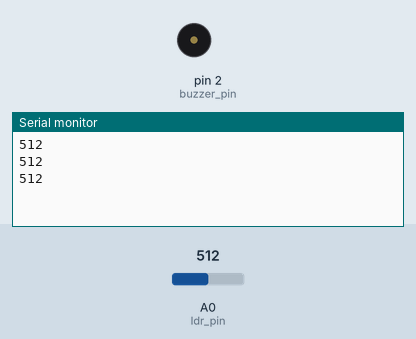
This sketch was run on a simulated Arduino Uno, built with avr-gcc and run on an emulated ATmega328P. Shown: buzzer (waves = sounding), the last lines printed to the serial monitor. Inputs (shaded band) come from the test bench; at power-on: A0 (ldr_pin) = 512.

Above: at 1.2 s.
1.3 s: A0 (ldr_pin) set to 784
At 2.61 s:
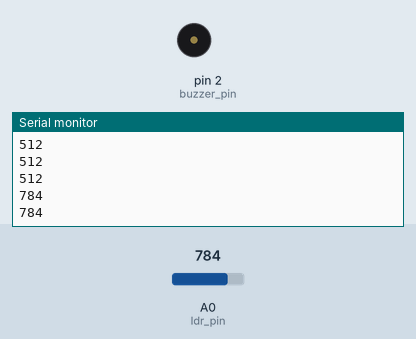
2.8 s: A0 (ldr_pin) set to 816
At 3.15 s:
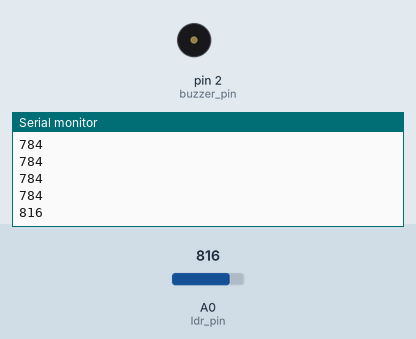
4.6 s: A0 (ldr_pin) set to 790
At 5.64 s:
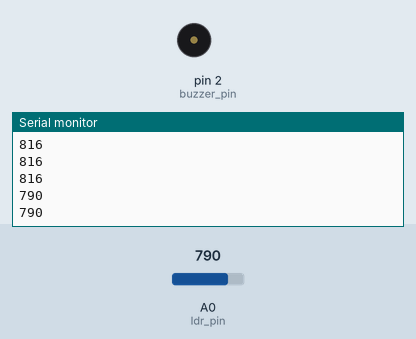
6.1 s: A0 (ldr_pin) set to 810
At 6.18 s:
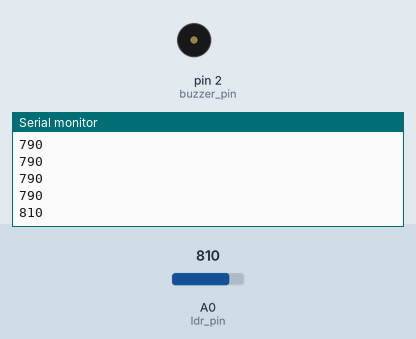
Timing chart, 0 to 8.6 s (numbered marks = the images above; inputs shaded):
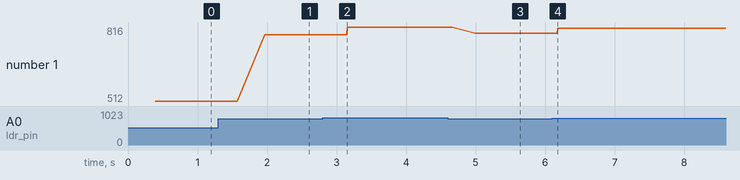

The sketch:

AlarmeLDR.ino
```cpp
// Alarme fotosensivel que dispara na presença de Luz

int buzzer_pin = 2;
int ldr_pin = A0;
int ldr_value = 0;

void alarme(int buzzer){
  float seno;
  int frequencia;

  for(int x=0;x<180;x++){
    seno=(sin(x*3.1416/180));
    frequencia = 2000+(int(seno*1000));
    tone(buzzer, frequencia);
    delay(2);
 }
}


void setup() {
 Serial.begin(9600);
 pinMode(buzzer_pin ,OUTPUT);
 pinMode(ldr_pin, INPUT);
}

void loop() {
  ldr_value = analogRead(ldr_pin);

  if (ldr_value <800) {
     alarme(buzzer_pin);
    }

   else {
      noTone(buzzer_pin);
    }

  Serial.println(ldr_value);

}
```

Measured:
- after the input at 1.3 s, the serial monitor: prints a new line after 0.67 s (image 1)
- after the input at 2.8 s, the serial monitor: prints a new line after 0.35 s (image 2)
- after the input at 4.6 s, the serial monitor: prints a new line after 0.39 s (image 3)
- after the input at 6.1 s, the serial monitor: prints a new line after 0.08 s (image 4)
- plotted number 1: 512 → 784 after the input at 1.3 s, 784 → 816 after the input at 2.8 s, 816 → 790 after the input at 4.6 s, 790 → 810 after the input at 6.1 s
